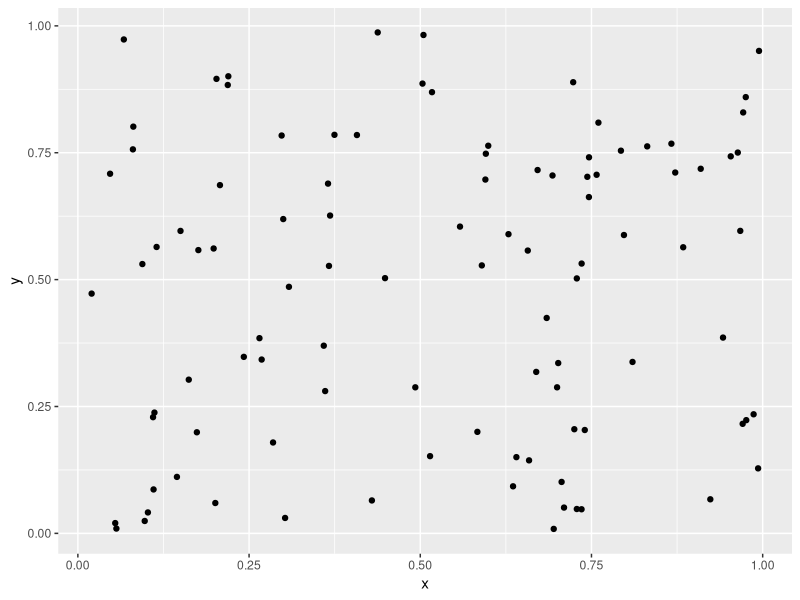

Recreate this plot in R.
## ---- chunk 1
#| warning: false

library(tidyverse)


df <- data.frame(
  x=runif(100),
  y=runif(100)
)
df %>% ggplot(aes(x = x, y = y)) +
  geom_point()


## ---- chunk 2

